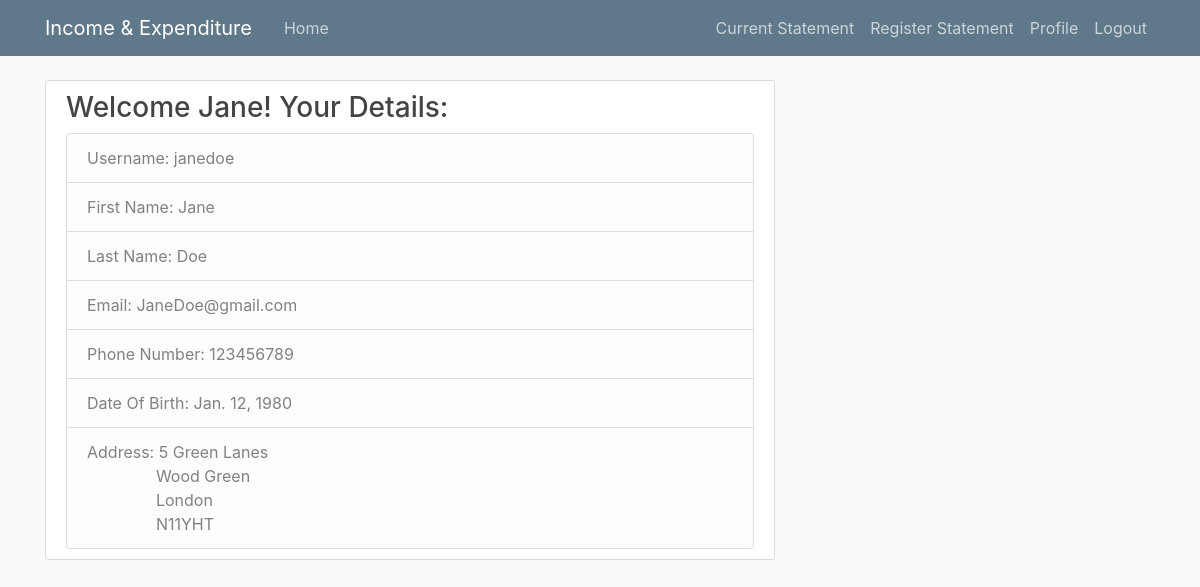
/users/profile/ (signed in), run on the app's committed database.
### users/models.py (models this page shows, shortened)
class MyUserProfile(models.Model):
    first_name = models.CharField(max_length=100)
    last_name = models.CharField(max_length=100)
    email = models.EmailField()
    phone_number = models.CharField(max_length=14)
    date_of_birth = models.DateField()
    address_line_1 = models.CharField(max_length=100)
    address_line_2 = models.CharField(max_length=100)
    city = models.CharField(max_length=100)
    postcode = models.CharField(max_length=10)
    username = models.CharField(max_length=100)
    author = models.ForeignKey(User,on_delete=models.CASCADE)

### users/views.py (the view)
# urls.py: path('profile/', views.profile, name='profile')
@login_required
def profile(request):
    user = request.user
    username = MyUserProfile.objects.filter(username=user).first().username
    first_name = MyUserProfile.objects.filter(username=user).first().first_name
    last_name = MyUserProfile.objects.filter(username=user).first().last_name
    email = MyUserProfile.objects.filter(username=user).first().email
    phone_number = MyUserProfile.objects.filter(username=user).first().phone_number
    date_of_birth = MyUserProfile.objects.filter(username=user).first().date_of_birth
    address_line_1 = MyUserProfile.objects.filter(username=user).first().address_line_1
    address_line_2 = MyUserProfile.objects.filter(username=user).first().address_line_2
    city = MyUserProfile.objects.filter(username=user).first().city
    postcode = MyUserProfile.objects.filter(username=user).first().postcode
    context={
        'username': username,
        'first_name': first_name,
        'last_name': last_name,
        'email': email,
        'phone_number': phone_number,
        'date_of_birth': date_of_birth,
        'address_line_1': address_line_1,
        'address_line_2': address_line_2,
        'city': city,
        'postcode': postcode
    }
    return render(request, 'users/profile.html',context)

### users/templates/users/profile.html (shortened to what this page needs)
{% extends "frontend/base.html" %}
{% load crispy_forms_tags %}
{% block content %}
        {% if user.is_authenticated %}
        <div class="content-section">
                <h3>Welcome {{first_name}}! Your Details:</h3>
                <ul class="list-group">
                    <li class="list-group-item list-group-item-light">Username: {{username}}</li>
                    <li class="list-group-item list-group-item-light">First Name: {{first_name}}</li>
                    <li class="list-group-item list-group-item-light">Last Name: {{last_name}}</li>
                    <li class="list-group-item list-group-item-light">Email: {{email}}</li>
                    <li class="list-group-item list-group-item-light">Phone Number: {{phone_number}}</li>
                    <li class="list-group-item list-group-item-light">Date Of Birth: {{date_of_birth}}</li>
                    <li class="list-group-item list-group-item-light">
                        Address: {{address_line_1}}
                        <br> &emsp; &emsp; &emsp; &thinsp; {{address_line_2}}
                        <br> &emsp; &emsp; &emsp; &thinsp; {{city}}
                        <br> &emsp; &emsp; &emsp; &thinsp; {{postcode}}
                    </li>
                </ul>
        {% endif %}
    </div>
{% endblock content %}

### frontend/static/frontend/main.css (style rules this page uses)
body { background: #fafafa; color: #333333; margin-top: 5rem; }
h1, h2, h3, h4, h5, h6 { color: #444444; }
ul { margin: 0; }
.content-section { background: #ffffff; padding: 10px 20px; border: 1px solid #dddddd; border-radius: 3px; margin-bottom: 20px; }

### data on the page
MyUserProfile: first_name "Jane", username "janedoe", last_name "Doe", email "JaneDoe@gmail.com", phone_number "123456789", date_of_birth "Jan. 12, 1980", address_line_1 "5 Green Lanes", address_line_2 "Wood Green", city "London", postcode "N11YHT"
